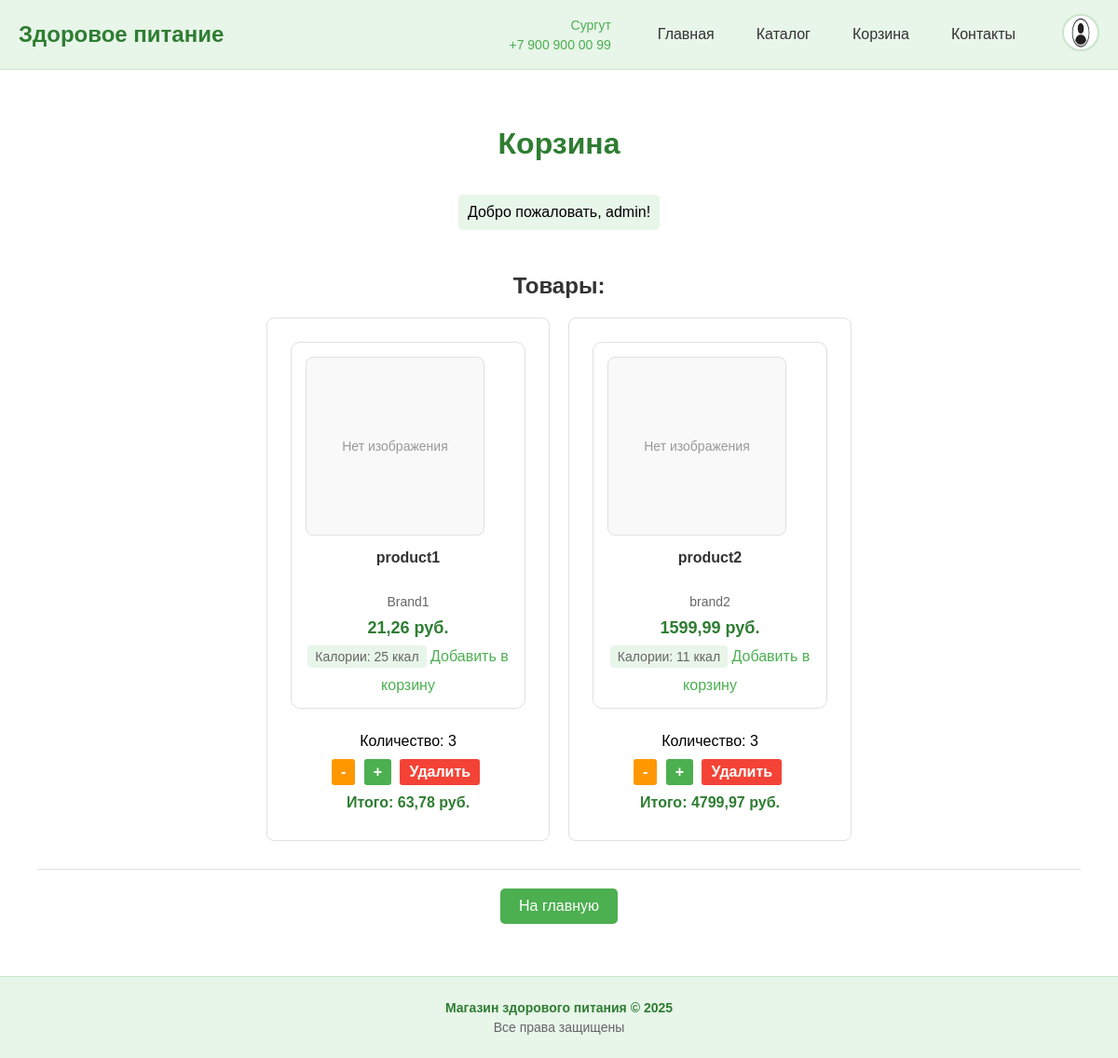
The app's page /cart/ (signed in) with its own data.
### app/models.py (models this page shows, shortened)
class Cart(models.Model):
    user = models.ForeignKey(User, on_delete=models.CASCADE)
    product = models.ForeignKey(Product, on_delete=models.CASCADE)
    quantity = models.IntegerField(default=1)
    class Meta:
        unique_together = ('user', 'product')
    def get_total_price(self):
        return self.quantity * self.product.price

class Product(models.Model):
    name = models.CharField(max_length=200)
    category = models.ForeignKey(Category, on_delete=models.CASCADE)
    diets = models.ManyToManyField(Diet, blank=True)
    description = models.TextField()
    calories = models.IntegerField()
    protein = models.DecimalField(max_digits=5, decimal_places=1)
    fats = models.DecimalField(max_digits=5, decimal_places=1)
    carbohydrates = models.DecimalField(max_digits=5, decimal_places=1)
    brand = models.CharField(max_length=100)
    price = models.DecimalField(default=0.01, max_digits=10, decimal_places=2,
                               validators=[MinValueValidator(Decimal('0.01'))])
    unit_choices = [
        ('шт', 'Штуки'),
        ('кг', 'Килограммы'),
        ('г', 'Граммы'),
        ('л', 'Литр'),
        ('мл', 'Миллилитры'),
    ]
    unit = models.CharField(max_length=10, choices=unit_choices, default='шт')
    stock = models.IntegerField(default=0)
    is_available = models.BooleanField(default=True)
    rating = models.DecimalField(max_digits=3, decimal_places=2, default=0)
    image = models.ImageField(upload_to="product_images/", blank=True)

### app/views.py (the view)
# urls.py: path('cart/', views.cart_view, name='cart'),
@login_required
def cart_view(request):
    cart_items = Cart.objects.filter(user=request.user)
    context = {
        'cart_items': cart_items,
    }
    return render(request, 'cart.html', context)

### app/templates/cart.html (shortened to what this page needs)
{% extends "base.html" %}
{% block content %}
<div class="cart-container">
    <h1>Корзина</h1>
    {% if user.is_authenticated %}
        <p class="welcome">Добро пожаловать, {{ user.username }}!</p>
        {% if cart_items %}
            <h2>Товары:</h2>
            <div class="cart-items-grid">
                {% for item in cart_items %}
                <div class="cart-item">
                    {% include "components/cards/card.html" with product=item.product %}
                    <div class="cart-item-controls">
                        <p class="quantity">Количество: {{ item.quantity }}</p>
                        <div class="buttons">
                            <a href="{% url 'decrease_quantity' item.id %}" class="btn btn-decrease">-</a>
                            <a href="{% url 'increase_quantity' item.id %}" class="btn btn-increase">+</a>
                            <a href="{% url 'remove_from_cart' item.id %}" class="btn btn-remove">Удалить</a>
                        </div>
                        <p class="total-price"><strong>Итого: {{ item.get_total_price }} руб.</strong></p>
                    </div>
                </div>
                {% endfor %}
            </div>
        {% else %}
            <p class="empty-cart">Корзина пуста</p>
        {% endif %}
    {% else %}
        <p class="auth-required">Для просмотра корзины <a href="{% url 'login' %}">войдите</a></p>
    {% endif %}
    <p class="back-link"><a href="/" class="back-btn">На главную</a></p>
</div>
{% endblock %}

### app/templates/base.html (shortened to what this page needs)
<!DOCTYPE html>
<html lang="ru">
<head>
</head>
<body>
    {% include "components/global/header.html" %}
    <main class="content">
        {% block content %}{% endblock %}
    </main>
    {% include "components/global/footer.html" %}
</body>
</html>

### app/templates/components/global/header.html (shortened to what this page needs)
<header>
    <div class="header-container">
        <div class="logo">
            <h1>Здоровое питание</h1>
        </div>
        <div class="header-info">
            <div class="contact-info">
                <div class="address">Сургут</div>
                <div class="phone">+7 900 900 00 99</div>
            </div>
            <nav class="main-nav">
                <ul>
                    <li><a href="/">Главная</a></li>
                    <li><a href="#">Каталог</a></li>
                    <li><a href="{% url 'cart' %}">Корзина</a></li>
                    <li><a href="#">Контакты</a></li>
                </ul>
            </nav>
            <div class="profile">
                <a href="{% url 'login' %}">
                    <img src="/media/prof.png" alt="Личный кабинет" class="profile-icon">
                </a>
            </div>
        </div>
    </div>
</header>

### app/templates/components/cards/card.html (shortened to what this page needs)
<div class="product-card">
    <div class="product-image">
        {% if product.image %}
            <img src="{{ product.image.url }}" alt="{{ product.name }}">
        {% else %}
            <div class="no-image">Нет изображения</div>
        {% endif %}
    </div>
    <div class="product-info">
        <h3 class="product-name">{{ product.name }}</h3>
        <p class="product-brand">{{ product.brand }}</p>
        <p class="product-price">{{ product.price }} руб.</p>
        <p class="product-calories">Калории: {{ product.calories }} ккал</p>
        <a href="{% url 'add_to_cart' product.id %}">Добавить в корзину</a>
    </div>
</div>

### app/templates/components/global/footer.html (shortened to what this page needs)
<footer>
    <div class="footer-container">
        <p>Магазин здорового питания © 2025</p>
        <p>Все права защищены</p>
    </div>
</footer>

### app/templates/components/global/header.html (style rules this page uses)
header { background: #e8f5e9; padding: 15px 0; border-bottom: 1px solid #c8e6c9; }
.header-container { display: flex; justify-content: space-between; align-items: center; padding: 0 20px; max-width: 1200px; margin: 0 auto; }
.logo { margin-right: auto; }
.logo h1 { margin: 0; font-size: 24px; color: #2e7d32; font-weight: bold; }
.header-info { display: flex; align-items: center; gap: 40px; }
.contact-info { display: flex; flex-direction: column; gap: 5px; }
.contact-info .address, .contact-info .phone { font-size: 14px; text-align: right; color: #4caf50; font-weight: 500; }
.main-nav ul { list-style: none; display: flex; gap: 25px; margin: 0; padding: 0; }
.main-nav a { text-decoration: none; color: #333; font-weight: 500; padding: 5px 10px; border-radius: 3px; transition: color 0.3s; }
.profile-icon { width: 32px; height: 32px; cursor: pointer; border-radius: 50%; border: 2px solid #c8e6c9; padding: 2px; background-color: white; }

### app/templates/components/cards/card.html (style rules this page uses)
.product-card { border: 1px solid #e0e0e0; width: 220px; padding: 15px; margin: 10px; display: inline-block; border-radius: 10px; background-color: white; }
.product-image { width: 190px; height: 190px; border: 1px solid #e0e0e0; margin-bottom: 15px; border-radius: 8px; overflow: hidden; background-color: #f9f9f9; }
.no-image { width: 100%; height: 100%; display: flex; align-items: center; justify-content: center; color: #999; font-size: 14px; }
.product-info { text-align: center; }
.product-name { margin: 0 0 8px 0; font-size: 16px; color: #333; font-weight: 600; height: 40px; overflow: hidden; }
.product-brand { margin: 0 0 10px 0; color: #666; font-size: 14px; }
.product-price { margin: 0 0 8px 0; color: #2e7d32; font-size: 18px; font-weight: bold; }
.product-calories { margin: 0 0 10px 0; color: #666; font-size: 14px; padding: 4px 8px; background-color: #e8f5e9; border-radius: 4px; display: inline-block; }
a { color: #4caf50; text-decoration: none; }

### app/templates/cart.html (style rules this page uses)
.cart-container { max-width: 1200px; margin: 0 auto; padding: 20px; text-align: center; }
h1 { color: #2e7d32; margin-bottom: 20px; }
h2 { color: #333; margin: 30px 0 20px 0; }
.welcome { background-color: #e8f5e9; padding: 10px; border-radius: 5px; display: inline-block; }
.cart-items-grid { display: flex; flex-wrap: wrap; justify-content: center; gap: 20px; }
.cart-item { padding: 15px; border: 1px solid #e0e0e0; border-radius: 8px; text-align: center; background-color: white; }
.cart-item-controls { margin-top: 15px; }
.quantity { margin-bottom: 10px; font-size: 16px; }
.buttons { margin: 10px 0; }
.btn { display: inline-block; padding: 5px 10px; text-decoration: none; border-radius: 3px; margin-right: 5px; font-weight: bold; }
.btn-decrease { background-color: #ff9800; color: white; }
.btn-increase { background-color: #4caf50; color: white; }
.btn-remove { background-color: #f44336; color: white; }
.total-price { margin-top: 10px; color: #2e7d32; font-size: 16px; }
.back-link { margin-top: 30px; padding-top: 20px; border-top: 1px solid #e0e0e0; }
.back-btn { background-color: #4caf50; color: white; padding: 10px 20px; text-decoration: none; border-radius: 5px; display: inline-block; }

### app/templates/components/global/footer.html (style rules this page uses)
footer { background: #e8f5e9; padding: 20px; text-align: center; margin-top: auto; border-top: 1px solid #c8e6c9; }
.footer-container { max-width: 1200px; margin: 0 auto; }
footer p { margin: 5px 0; color: #666; font-size: 14px; }
footer p:first-child { color: #2e7d32; font-weight: bold; }

### app/templates/base.html (style rules this page uses)
body { margin: 0; min-height: 100vh; display: flex; flex-direction: column; background-color: #f5f5f5; font-family: Arial, sans-serif; }
.content { padding: 20px; flex: 1; background-color: white; }

### records on screen
Cart: quantity "3", get_total_price "63,78"
Product: name "product1", brand "Brand1", price "21,26", calories "25"
Cart: quantity "3", get_total_price "4799,97"
Product: name "product2", brand "brand2", price "1599,99", calories "11"

### other values on screen
{{ user.username }} "admin"
